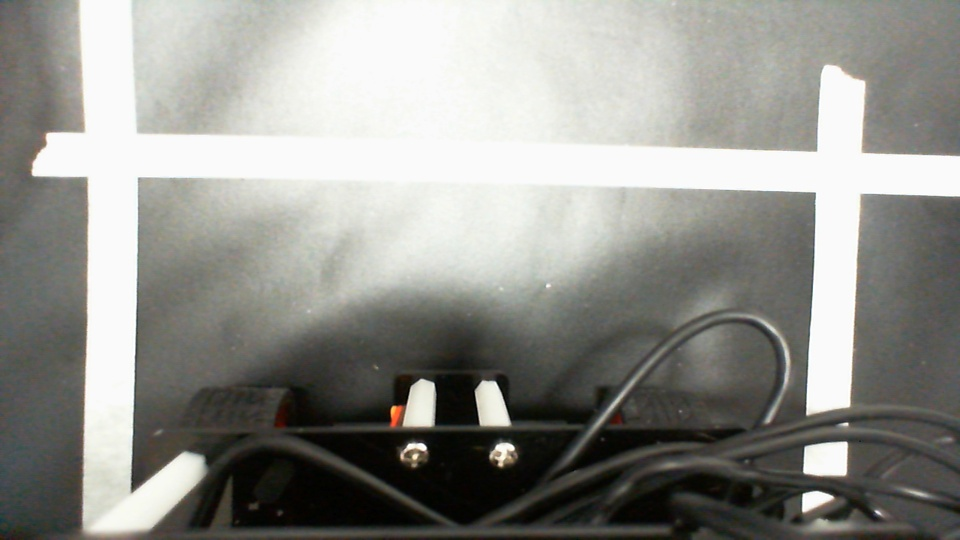
#> input picture front_iamge.jpg, 960 x 540 px
$ python main.py   (older library calls are emulated)
#> lines starting #> are read from the running program, lines starting #| are printed output that depends on the picture
import cv2
import numpy as np
import matplotlib.pyplot as plt
import sys
#left
DIM_l=(960, 540)
K_l=np.array([[458.6237932194047, 0.0, 473.7432579225916], [0.0, 343.4643637550696, 212.55748347758842], [0.0, 0.0, 1.0]])
D_l=np.array([[-0.0070037510714203895], [-0.11355037400221224], [0.18342377175699548], [-0.10355929786043042]])
#right
DIM_r=(960, 540)
K_r=np.array([[459.4733442236293, 0.0, 491.52456352262396], [0.0, 342.7959315962958, 230.45360652624822], [0.0, 0.0, 1.0]])
D_r=np.array([[0.016043128750740356], [-0.16553599700734845], [0.20986303042805304], [-0.08455228312970094]])

def undistort(img, direction):
    h,w = img.shape[:2]
    #right
    if direction == 0:
        map1, map2 = cv2.fisheye.initUndistortRectifyMap(K_r, D_r, np.eye(3), K_r, DIM_r, cv2.CV_16SC2)
        undistorted_img = cv2.remap(img, map1, map2, interpolation=cv2.INTER_LINEAR, borderMode=cv2.BORDER_CONSTANT)
    #left
    else:
        map1, map2 = cv2.fisheye.initUndistortRectifyMap(K_l, D_l, np.eye(3), K_l, DIM_l, cv2.CV_16SC2)
        undistorted_img = cv2.remap(img, map1, map2, interpolation=cv2.INTER_LINEAR, borderMode=cv2.BORDER_CONSTANT)
    return undistorted_img


def bird_eye_view(img, angle):
    if angle == 0:
        src = np.float32([[0, 540], [960, 540], [0, 0], [960, 0]])
        #dst = np.float32([[140, 250], [400, 250], [0, 0], [540, 0]])
        dst = np.float32([[180, 320], [360, 320], [180, 0], [360, 0]])
        M = cv2.getPerspectiveTransform(src, dst)
        warped_img = cv2.warpPerspective(img, M, (IMAGE_W, IMAGE_H))
        #plt.imshow(cv2.cvtColor(warped_img, cv2.COLOR_BGR2RGB))
        #plt.show()
        return warped_img

    elif angle == 1:
        src = np.float32([[0, 540], [960, 540], [0, 0], [960, 0]])
        #dst = np.float32([[540, 960], [540, 0], [360, 640], [360, 320]])
        dst = np.float32([[540, 960], [540, 0], [360, 960], [360, 0]])
        #[360, 640], [540, 960], [360, 320], [540, 0]
        M = cv2.getPerspectiveTransform(src, dst)
        warped_img = cv2.warpPerspective(img, M, (IMAGE_W, IMAGE_H))
        #plt.imshow(cv2.cvtColor(warped_img, cv2.COLOR_BGR2RGB))
        #plt.show()
        return warped_img

    elif angle == 2:
        src = np.float32([[0, 540], [960, 540], [0, 0], [960, 0]])
        #dst = np.float32([[140, 710], [400, 710], [0, 960], [540, 960]])
        dst = np.float32([[180, 800], [360, 800], [180, 960], [360, 960]])
        M = cv2.getPerspectiveTransform(src, dst)
        warped_img = cv2.warpPerspective(img, M, (IMAGE_W, IMAGE_H))
        #plt.imshow(cv2.cvtColor(warped_img, cv2.COLOR_BGR2RGB))
        #plt.show()
        return warped_img

    else:
        src = np.float32([[150, 540], [810, 540], [0, 0], [960, 0]])
        #dst = np.float32([[0, 0], [0, 960], [180, 320], [180, 640]])
        dst = np.float32([[0, 0], [0, 960], [180, 0], [180, 960]])
        M = cv2.getPerspectiveTransform(src, dst)
        warped_img = cv2.warpPerspective(img, M, (IMAGE_W, IMAGE_H))
        #plt.imshow(cv2.cvtColor(warped_img, cv2.COLOR_BGR2RGB))
        #plt.show()
        return warped_img

IMAGE_W = 540
IMAGE_H = 960

img1 = cv2.imread('./front_iamge.jpg') # Read the test img
#> img1 is the input picture: shape (540, 960, 3); mean B, G, R 140.7, 145.9, 145.8
img2 = cv2.imread('./right_image.jpg')
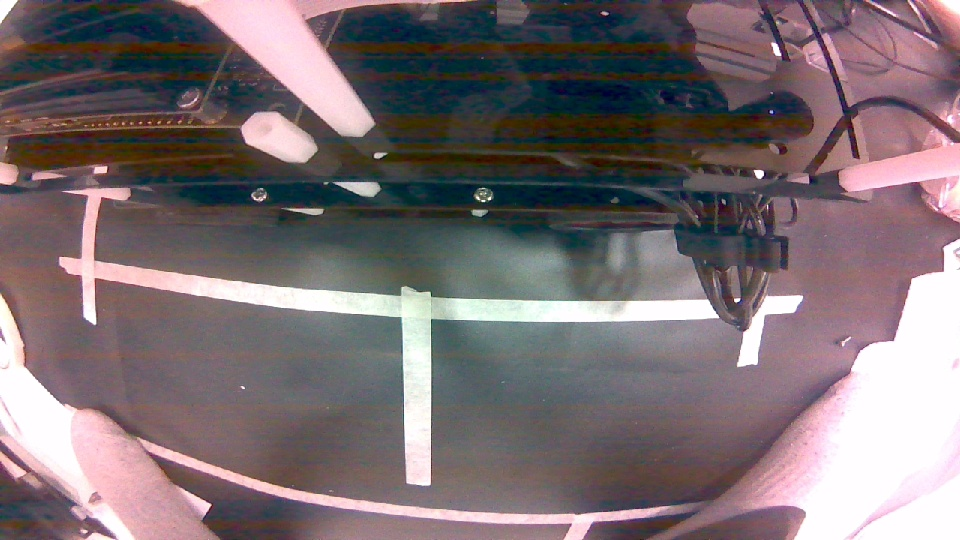
#> input picture right_image.jpg, 960 x 540 px
#> img2 is the input picture: shape (540, 960, 3); mean B, G, R 114.2, 110.4, 122.7
img3 = cv2.imread('./back_image.jpg')
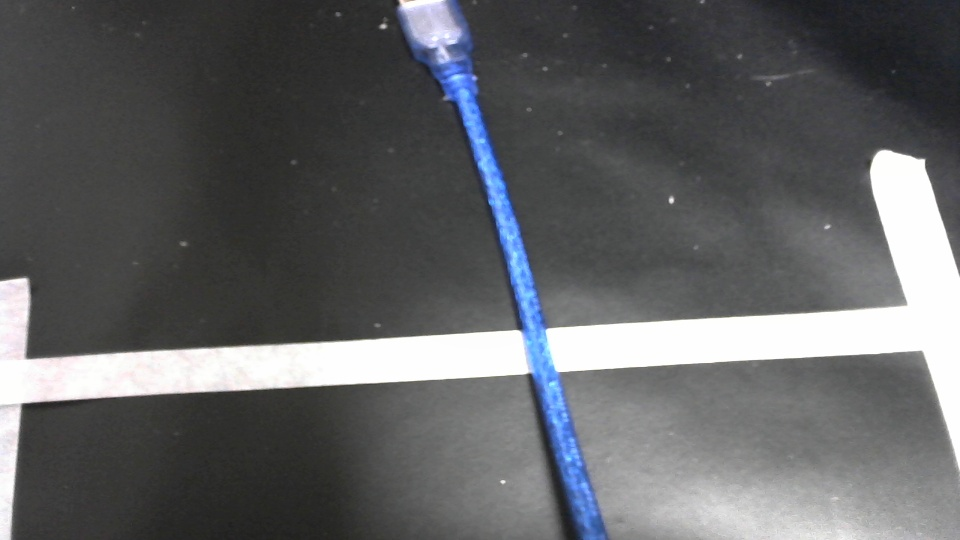
#> input picture back_image.jpg, 960 x 540 px
#> img3 is the input picture: shape (540, 960, 3); mean B, G, R 100.5, 98.4, 96.9
img4 = cv2.imread('./left_image.jpg')
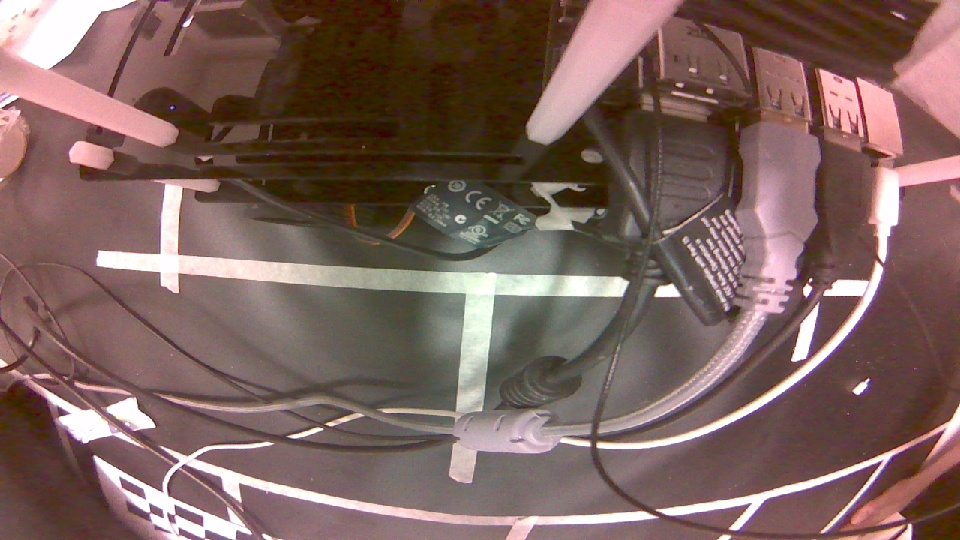
#> input picture left_image.jpg, 960 x 540 px
#> img4 is the input picture: shape (540, 960, 3); mean B, G, R 93.2, 98.7, 124.6

img1 = img1[0:540, 200:760]
#> img1: shape (540, 560, 3)
img1 = cv2.resize(img1, (960,540))
#> img1: shape (540, 960, 3)
img2 = undistort(img2, 0)
img2 = img2[150:540, 0:910]
#> img2: shape (390, 910, 3)
img2 = cv2.resize(img2, (960, 540))
#> img2: shape (540, 960, 3)
img3 = img3[200:540, 50:850]
#> img3: shape (340, 800, 3)
img3 = cv2.resize(img3, (960, 540))
#> img3: shape (540, 960, 3)
img4 = undistort(img4, 1)
#> call 2 of undistort, with direction = 1
#> in undistort (call 2), `undistorted_img = cv2.remap(img, map1, map2, interpolation=cv2.INTER_L..`:
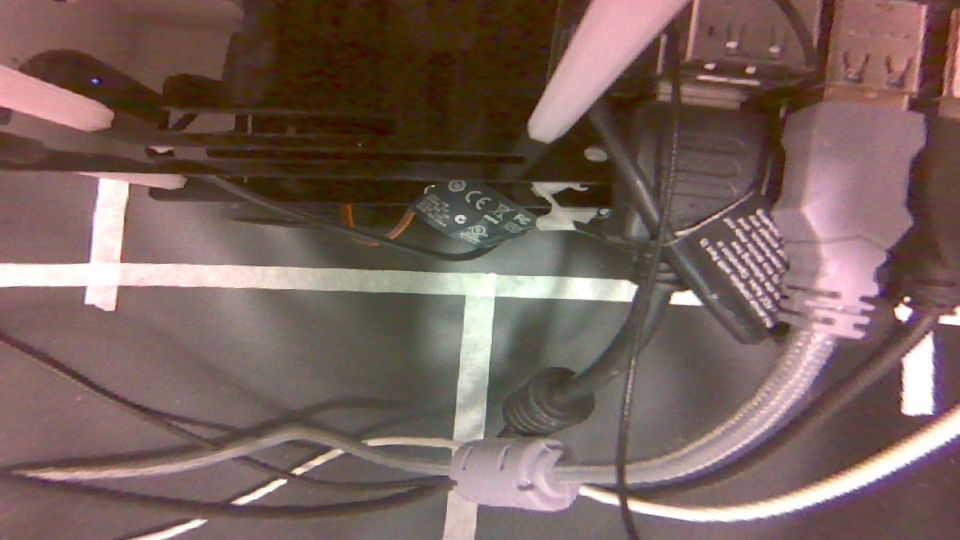
#> undistorted_img: shape (540, 960, 3); mean B, G, R 91.1, 97.6, 119.2
#cv2.imshow('undistort', img4)
#cv2.imshow('undis', img2)
img4 = img4[150:540, 0:960]
#> img4: shape (390, 960, 3)
img4 = cv2.resize(img4, (960,540))
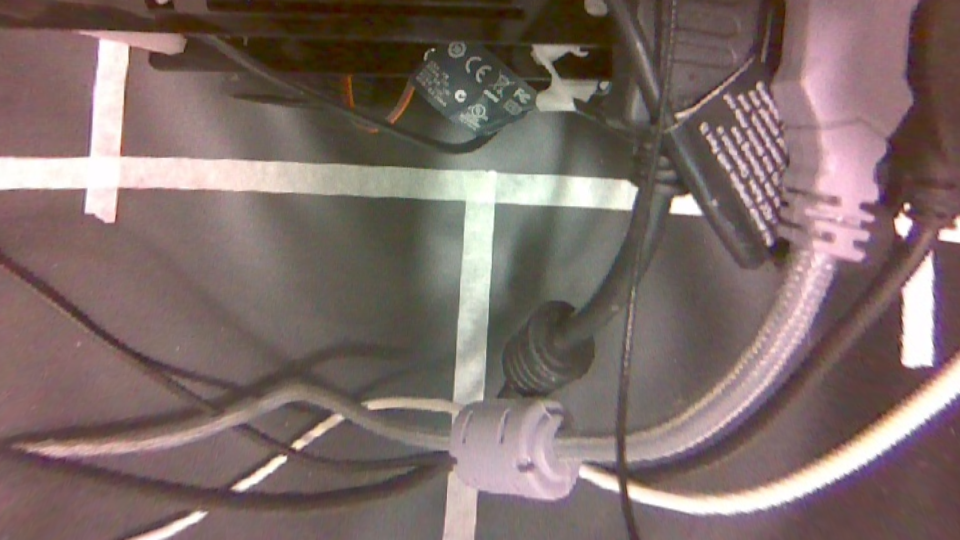
#> img4: shape (540, 960, 3); mean B, G, R 104.5, 108.4, 126


# [6 lines of commented-out code are left out]


bev_img1 = bird_eye_view(img1, 0)
bev_img2 = bird_eye_view(img2, 1)
bev_img3 = bird_eye_view(img3, 2)
bev_img4 = bird_eye_view(img4, 3)
#> call 4 of bird_eye_view, with angle = 3
#> in bird_eye_view (call 4), `warped_img = cv2.warpPerspective(img, M, (IMAGE_W, IMAGE_H))`:
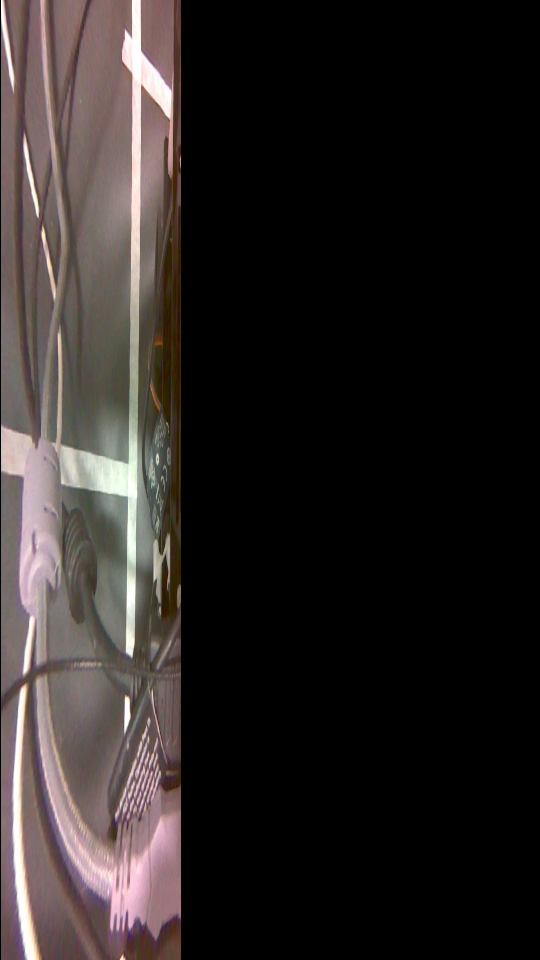
#> warped_img: shape (960, 540, 3); mean B, G, R 35.9, 37.2, 42.3
#cv2.imshow('bev',bev_img4)
add = bev_img1 + bev_img2 + bev_img3 + bev_img4
add = cv2.resize(add, (600,600))
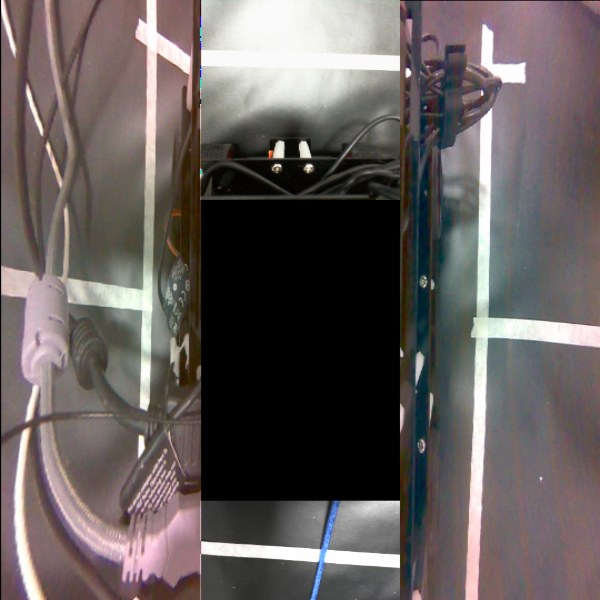
#> add: shape (600, 600, 3); mean B, G, R 93, 94, 101.1
#print(add)
plt.imshow(cv2.cvtColor(add, cv2.COLOR_BGR2RGB))  # Show results
plt.show()

#img = img[200:(200+IMAGE_H), 0:IMAGE_W]
